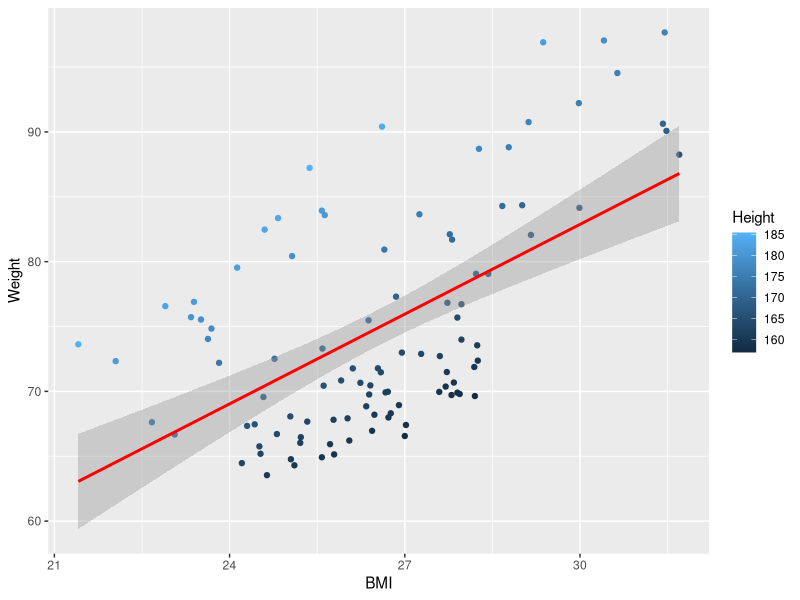
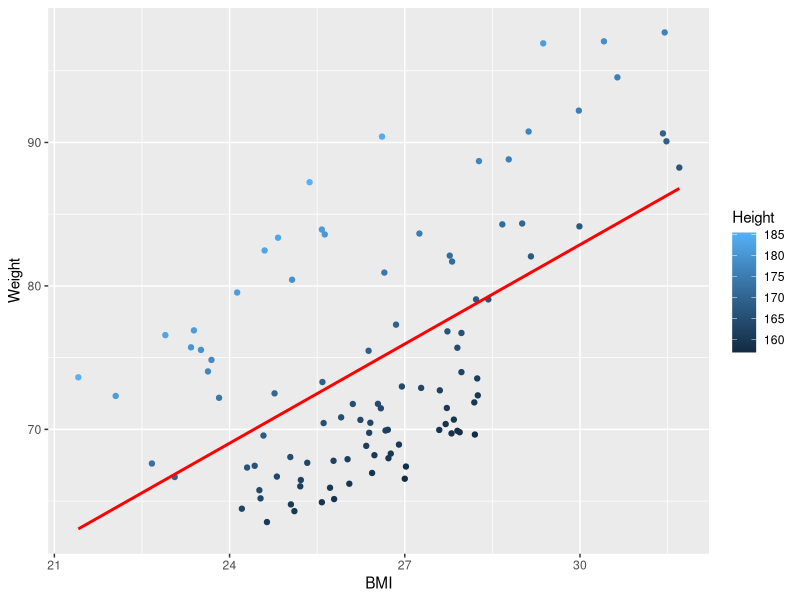
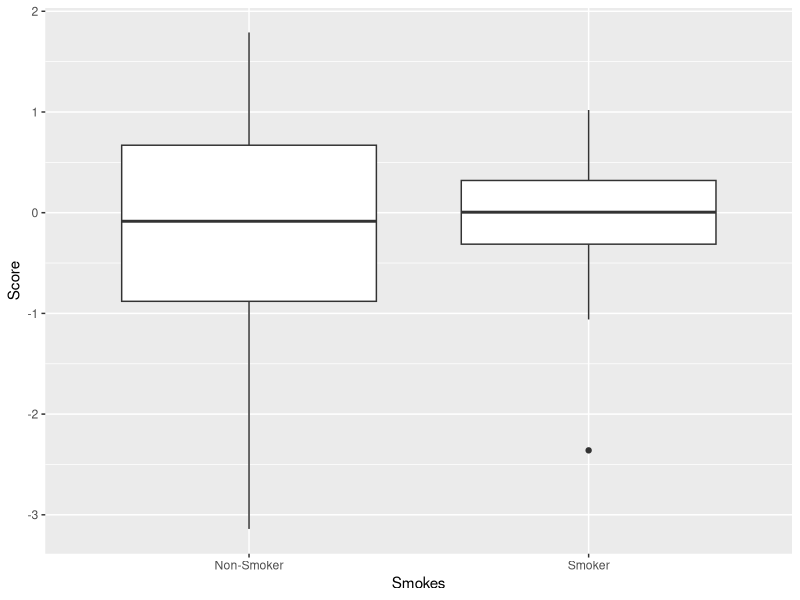
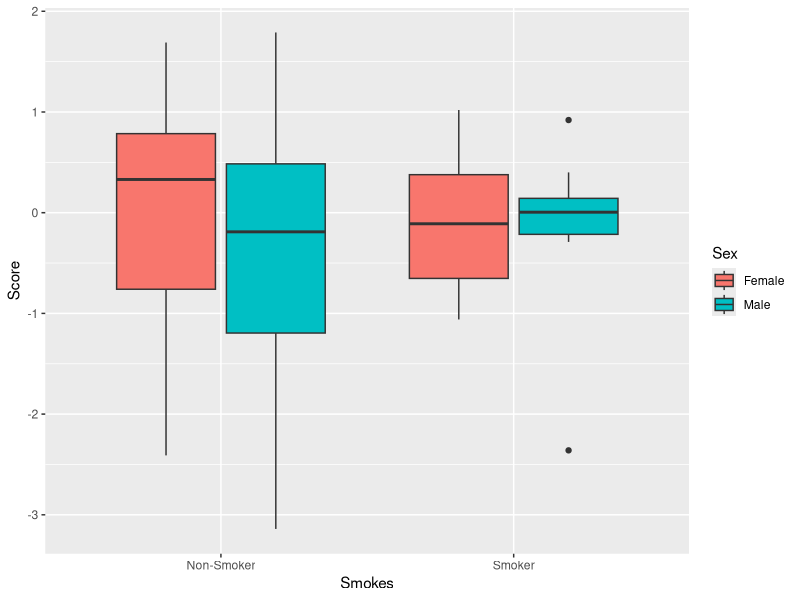
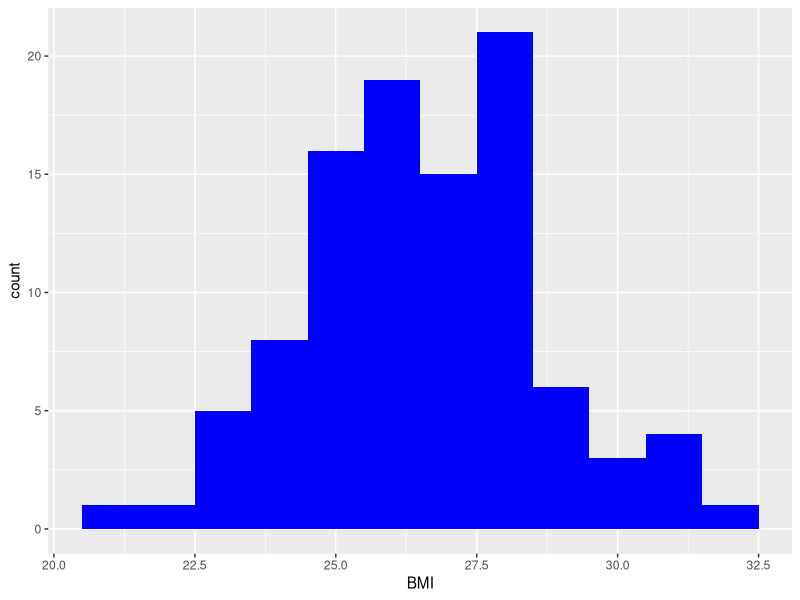
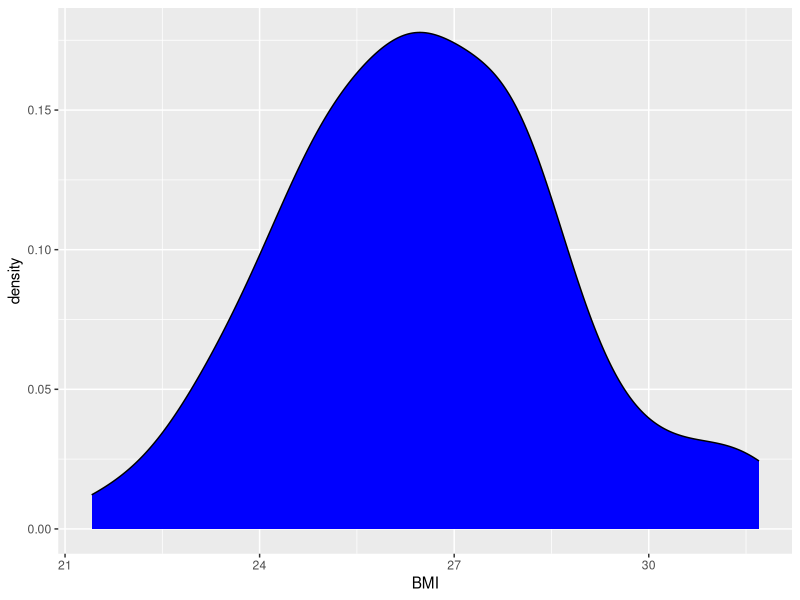
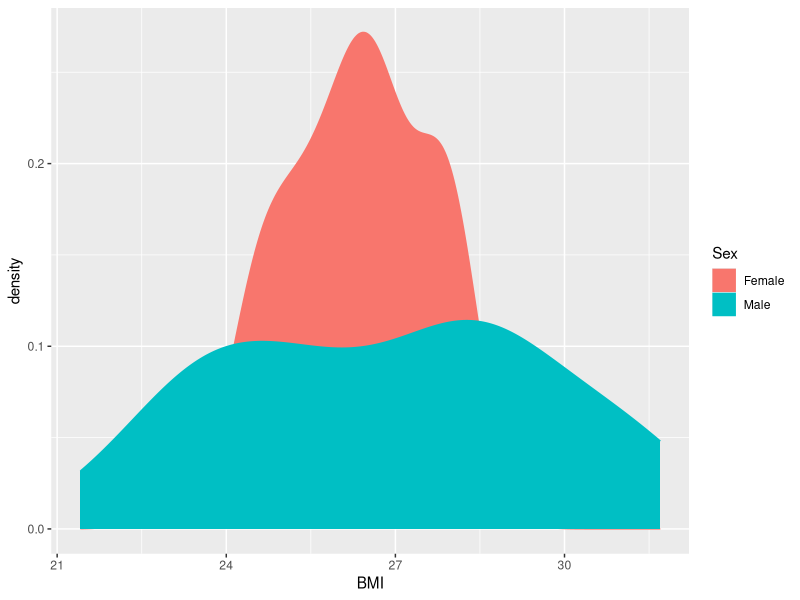
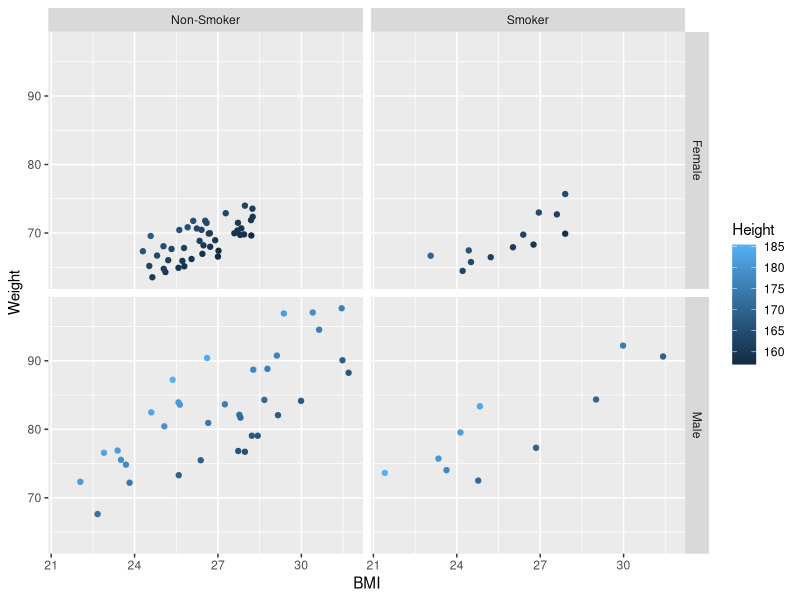

The R source for these figures, in order:
################################################################################
# Activity 05 - Data Visualization
# Jerome Poblete
# 2026 May 28
################################################################################

# A. Geom and Aesthetics
# install.packages(ggplot2)
library(ggplot2)
rm(list = ls())


## 1. Read in the cleaned patients dataset, "patient_data.csv", into a new
##    object called "patients".
patients <- read.csv("patient_data.csv")


## 2. Generate a scatterplot of BMI versus Weight using the patient dataset and
##    add a color scale based on the Height variable
##
##    `ggplot()` is the main workhorse. By default, it creates a scatterplot.
##    It directly uses the named variables `data` and `mapping`.
##
##    `aes()` lets us define which group/s to use and in which dimensions.
##    The named arguments `x` and `y` are frequently used. Some may be omitted,
##    e.g. `y` if you want to make a histogram. If desired, can we also forward
##    the named variable `color` or `colour`. All of the values to the arguemnts
##    can be "quosures", i.e. unquoted strings that represent fields of the main
##    data. E.g. we can just type `BMI` rather than `bmi_weight$data$BMI`. This
##    is primarily a feature of tidyverse, which ggplot2 is a part of.
##
##    Note that to actually draw the points we need to chain `geom_point()`
##    when we want to 'print' the scatterplot.
bmi_weight <- ggplot(patients, aes(BMI, Weight, colour=Height)) + geom_point()


## Draw the scatterplot. Other lines similar to this will do the same.
# bmi_weight


## 3. Using an additional geom, add an extra layer of a fit line to the previous
##    plot
##
##    Can't add the named argument `fill=Height` to above initialization of
##    `bmi_weight` because `geom_smooth()` drops it and warns us.
bmi_weight + geom_smooth(method="lm", colour="red")


## 4. Does the fit in the previous plot look good? Look at the help page for
##    “geom_smooth” and adjust the method to fit a straight line without
##    standard error bounds.
bmi_weight + geom_smooth(method="lm", se=FALSE, colour="red")


## 6. Generate a boxplot of Score values comparing smokers and non-smokers.
##
##    Since this is a boxplot, we don't need to draw the points.
smokes_scores <- ggplot(patients, aes(Smokes, Score))
smokes_scores + geom_boxplot()


## 7. Split the previous boxplot into male and female groups with different
##    colors.
##
##    Don't use the named argument `colour` so we can see the midlines.
smokes_scores + geom_boxplot(aes(fill=Sex))


## 8. Generate a histogram of BMIs with each bar colored blue, choosing a
##    suitable bin width.
bmi_only <- ggplot(patients, aes(BMI))
bmi_only + geom_histogram(binwidth=1, fill="blue")


## 9. Instead of a histogram, generate a density plot of BMI.
bmi_only + geom_density(fill="blue")


## 10. Generate density plots of BMIs colored by Sex.
bmi_only + geom_density(aes(colour=Sex, fill=Sex))


# B. Facets
#
## 1. Generate a scatterplot of BMI versus Weight, add a color scale to the
##    scatterplot based on the Height variable, and split the plot into a grid
##    of plots separated by Smoking status and Sex.
##
##    To split a plot into grids, use the `facet_grid()` function. It allows us
##    to form a matrix-like plot. So here we want to classify each person's
##    BMI vs. Weight point based on their Smoker and Sex statuses.
##
##    Note that the formula syntax is equivalent to passing in the named
##    arguments, e.g. `b ~ a` is the same as passing `x = a, y = b`. Read it as
##    "regress 'y' on 'x'`.
##
##    See: https://www.econometrics.blog/post/the-r-formula-cheatsheet/
bmi_weight + facet_grid(Sex ~ Smokes)


## 2. Generate a boxplot of BMIs comparing smokers and non-smokers, color the
##    boxplot by Sex, and include a separate facet for people of different ages.
##
##    `facet_wrap()` is similar to `facet_grid()` but it formats the output
##    plot slightly differently to optimize for rectangular displays. It works
##    best for one (1) variable with many levels.
bmi_smokes <- ggplot(patients, aes(BMI, Smokes))

## Don't use the named argument `colour` so we can see the midlines.
bmi_smokes + geom_boxplot(aes(fill=Sex)) + facet_wrap(~ Age)


## 3. Produce a similar boxplot of BMIs, but this time group data by Sex, color
##    by Age, and facet by Smoking status.
##
##    Note that because `Age` is a discrete (i.e. integer) variable, we need
##    to use the `factor` function. TODO: But why doesn't `Sex` require it?
bmi_smokes + geom_boxplot(aes(y=Sex, fill=factor(Age))) + facet_wrap(~ Smokes)


# C. Scales and hemes
#
## 1. Generate a scatterplot of BMI versus Weight from the patients dataset.
## 2. Starting from the previous plot, adjust the BMI axis to show only labels
##    for 20, 30, 40 and the weight axis to show breaks for 60 to 100 in steps
##    of 5, adding the units (kilograms) to the axis label. Look at the help
##    page for “scale_x_continuous” and “scale_y_continuous”
##
##    Add `fill` so we don't have to explicitly specify it later on.
##    This is very important for `scale_fill_brewer()` to work as it needs,
##    well, a fill.
bmi_weight <- bmi_weight + geom_point(aes(fill=Height))
bmi_weight +
  ## For the x-axis, omitting our `limits` still works but we just don't see
  ## the labels `20` and `40` because no value goes that far away from 30. This
  ## may be an issue of my PC display but I won't risk it. I've hardcoded the
  ## limits so all 3 axis ticks are guaranteed to appear.
  scale_x_continuous(breaks=c(20, 30, 40), limits=c(20, 40)) +

  ## The `labels` named argument for `scale_*` can be a function which takes in
  ## the entire axis, as a vector, as its sole input. For the y-axis case since
  ## we specified `breaks` the actual axis will be just that.
  scale_y_continuous(breaks=seq(60, 100, by=5), labels=function(x) {
    paste(x, rep("kg", length(x)))
  })


## 3. Create a violin plot of BMI by Age where violins are filled using a
##    sequential color palette. Look at the help page for “scale_fill_brewer”
##
##    You need to explicitly specify the fill, of course. See the named argument
##    `palette` for `scale_{colour,fill}_{brewer,distiller}()`.
bmi_age <- ggplot(patients, aes(BMI, Age, fill=factor(Age)))
bmi_age + geom_violin() + scale_fill_brewer(palette="Purples")


## 4. Create a scatterplot of BMI versus Weight and add a continuous color scale
##    for height. Make the color scale with a midpoint (set to the mean point)
##    color of grey and extremes of green (low) and red (high). Look at the help
##    page for “scale_colour_gradient2”
##
##    Since we initialized `bmit_weight` with `aes(fill=Height)` we don't
##    need to specify it further.
##
##    Note that in order for our color scale (low, mid, high) to work, we NEED
##    to supply `midpoint` otherwise it will default to 0 and all our colors
##    will use `high`.
bmi_weight +
  scale_colour_gradient2(midpoint=mean(patients$Height),
                         low="green",
                         mid="grey",
                         high="red")


## 5. Recreate the scatterplot of BMI by weight this time, coloring by age
##    group, and add a straight line fit (but no standard error/confidence
##    intervals) for each age group.
##
##    Note that since the variable `bmi_weight` was initialized with
##    `aes(..., fill=Height)`, we need to override that.
bmi_weight2 <-
  ggplot(patients,
         aes(BMI,
             Weight,
             colour=Age,
             fill=factor(Age))) +
  geom_point() +
  scale_colour_gradient2(midpoint=mean(patients$Age),
                         low="green",
                         mid="grey",
                         high="red") +
  geom_smooth(method="lm", se=FALSE)

bmi_weight2

## 6. Remove the legend title from the previous plot, change the background
##    colors of legend keys to white, and place the legend at the bottom of the
##    plot. Look at the help page for “theme”
bmi_weight2 <-
  bmi_weight2 +
  theme(legend.title=element_blank(),
        legend.key=element_rect(fill="white"),
        legend.position="bottom")

bmi_weight2

## 7. Add a title to the plot and remove the minor grid lines. Save the plot to
##    a 5 by 5 inch image file.
bmi_weight2 <- bmi_weight2 + labs(title="BMI x Weight")
bmi_weight2


## I had to google to get this function :( But I read the documentation on my
## own and figured out which arguments to use
ggsave("BMI_Plot.png", plot=bmi_weight2, width=5, height=5, units="in")
